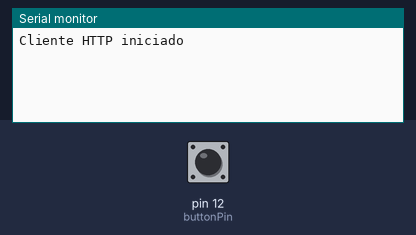
Bench run of a sketch on a simulated Arduino Uno, built with avr-gcc and run on an emulated ATmega328P. On the bench: the last lines printed to the serial monitor. Inputs (shaded band) come from the test bench; at power-on: pin 12 (buttonPin) LOW. WiFi joins after 1.5 s; servers stay silent unless stated; uploads are accepted with an empty reply.

Above: at 2.2 s.
2.3 s: pin 12 (buttonPin) pulled HIGH for 0.15 s
At 4.5 s:
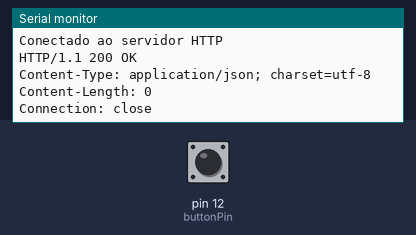
5.0 s: pin 12 (buttonPin) pulled HIGH for 3.2 s
At 6.9 s:
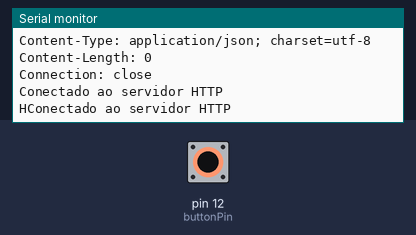

Measured:
- after the input at 2.3 s, the serial monitor: prints a new line after 0.20 s (image 1)
- after the input at 5.0 s, the serial monitor: prints a new line after 1.3 s (image 2)

The sketch:

client.ino
```cpp
#include <SPI.h>
#include <Ethernet.h>

byte mac[] = { 0xDE, 0xAD, 0xBE, 0xEF, 0xFE, 0xED };

IPAddress ip(192, 168, 2, 118);

IPAddress serverIP(192, 168, 2,108);
int serverPort = 4000;

EthernetClient client;

const int buttonPin = 12;
int buttonState = 0;

void setup() {
  Ethernet.begin(mac, ip);
  delay(1000);

  Serial.begin(9600);
  Serial.println("Cliente HTTP iniciado");

  pinMode(buttonPin, INPUT);
}

void loop() {
  buttonState = digitalRead(buttonPin);

  if (buttonState == HIGH) {
    if (client.connect(serverIP, serverPort)) {
      Serial.println("Conectado ao servidor HTTP");

      // Envie uma solicitação HTTP GET
      client.println("GET / HTTP/1.1");
      client.print("Host: ");
      client.println(serverIP);
      client.println("Connection: close");
      client.println();
    }
    else {
      Serial.println("Falha na conexão com o servidor HTTP");
    }

    delay(1000);
  }

  if (client.available()) {
    char c = client.read();
    Serial.print(c);
  }
}
```
